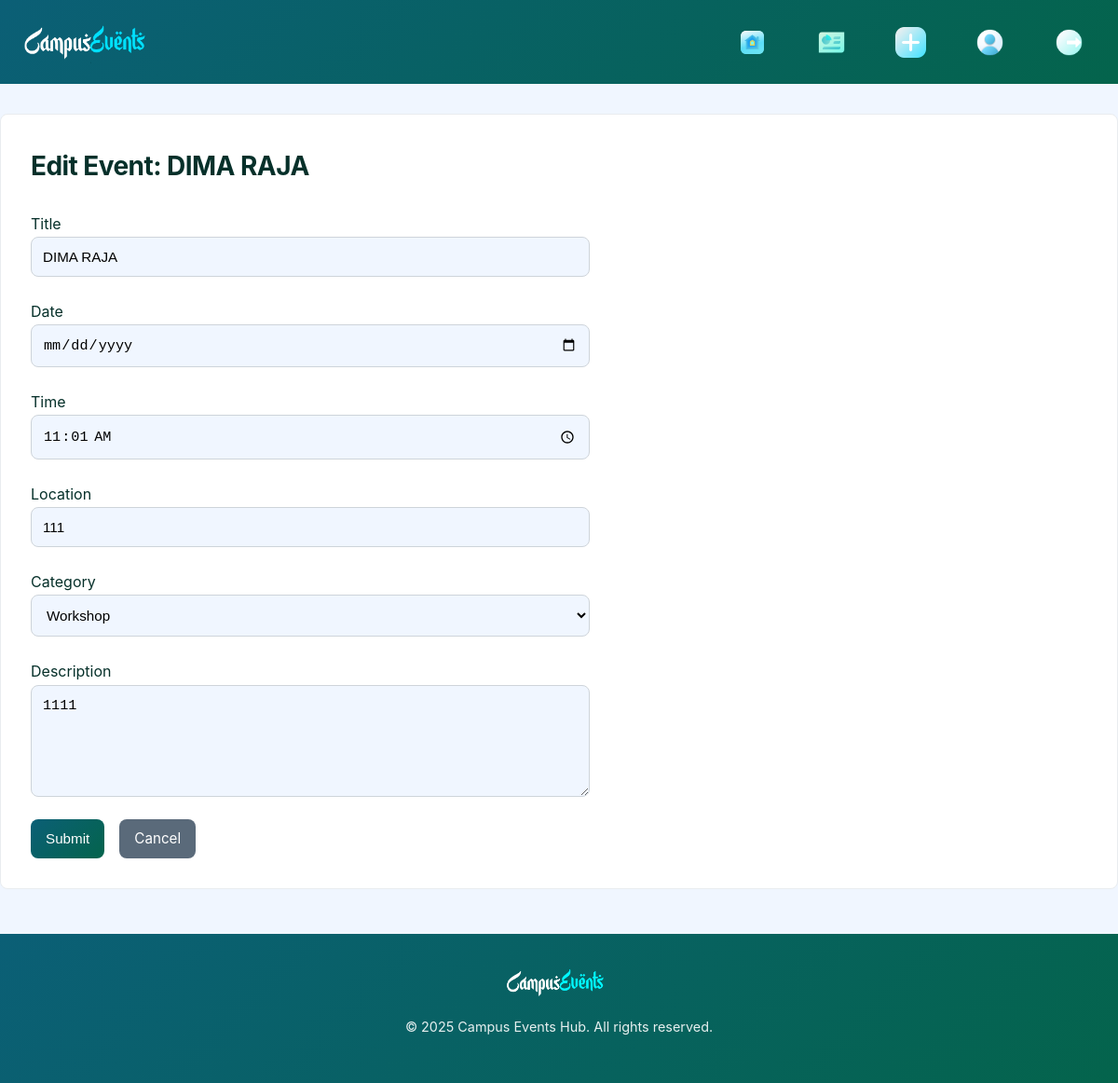
Before: /admin/events/1/edit (signed in) with the older database file.
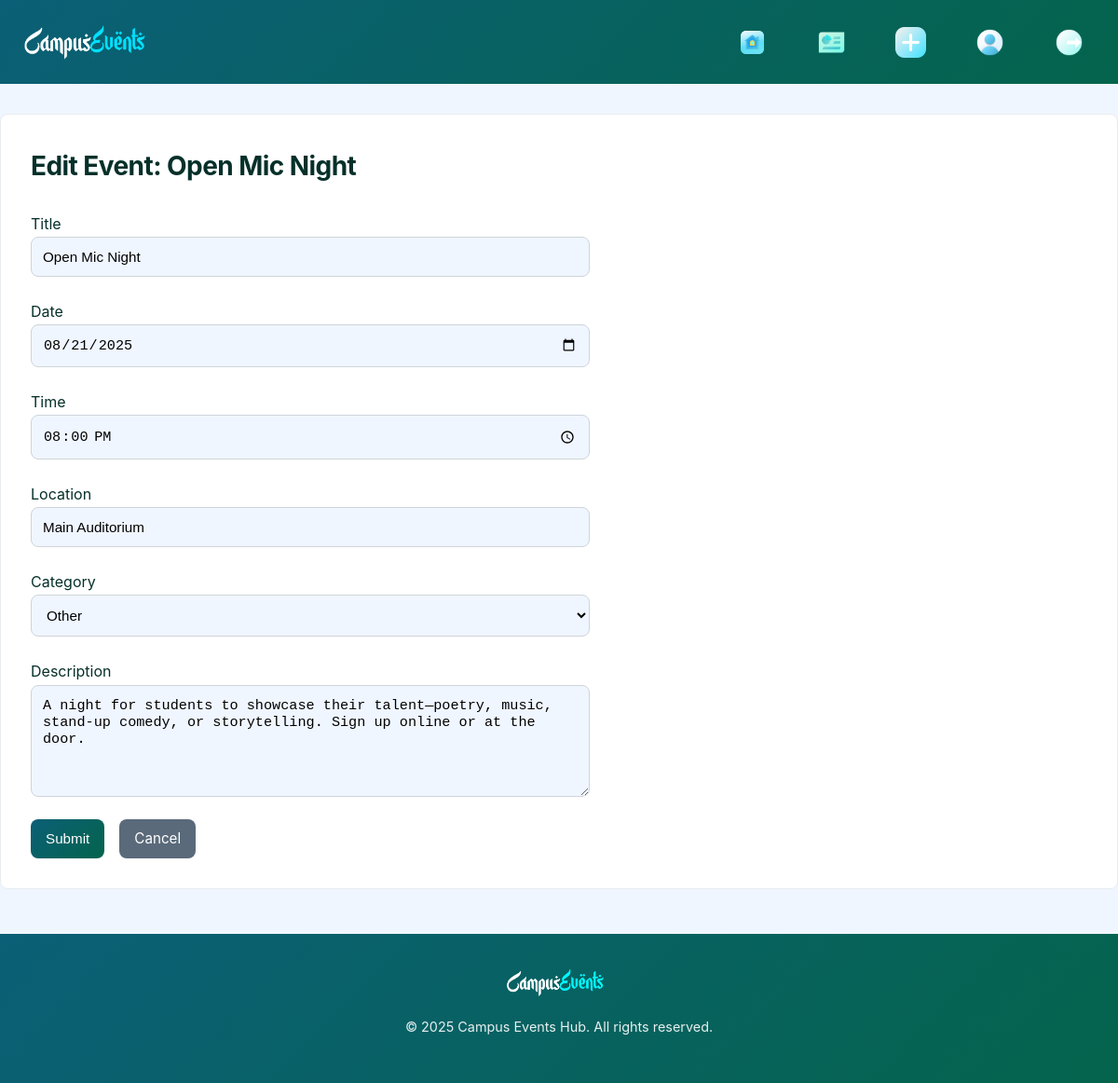
After: the same page with the newer database file.
### models.py (models this page shows)
class Event(db.Model):
    __tablename__ = 'event'
    id = db.Column(db.Integer, primary_key=True)
    title = db.Column(db.String(100), nullable=False)
    description = db.Column(db.Text, nullable=False)
    date = db.Column(db.Date, nullable=False)
    time = db.Column(db.Time, nullable=False)
    location = db.Column(db.String(100), nullable=False)
    category = db.Column(db.String(50), nullable=False)
    status = db.Column(db.Enum(EventStatus), default=EventStatus.PENDING)
    user_id = db.Column(db.Integer, db.ForeignKey('user.id'), nullable=False)
    likes = db.relationship('Like', backref='event', lazy=True, cascade='all, delete-orphan')
    rsvps = db.relationship('RSVP', backref='event', lazy=True, cascade='all, delete-orphan')
    notifications = db.relationship('Notification', backref='event', lazy=True, cascade='all, delete-orphan')

### app.py (the view, shortened to what this page needs)
@app.route('/admin/events/<int:event_id>/edit', methods=['GET', 'POST'])
@login_required
def admin_edit_event(event_id):
    if current_user.role != UserRole.ADMIN:
        logger.warning(f"Unauthorized admin edit attempt by {current_user.email} on event {event_id}")
        abort(403)
    event = Event.query.get_or_404(event_id)
    form = EventForm(obj=event)
    return render_template('admin_edit_event.html', form=form, event=event)

### forms.py
class EventForm(FlaskForm):
    title = StringField('Title', validators=[DataRequired(), Length(max=100)])
    description = TextAreaField('Description', validators=[DataRequired()])
    date = DateField('Date', validators=[DataRequired()])
    time = TimeField('Time', validators=[DataRequired()])
    location = StringField('Location', validators=[DataRequired(), Length(max=100)])
    category = SelectField('Category', choices=[
        ('workshop', 'Workshop'),
        ('seminar', 'Seminar'),
        ('party', 'Party'),
        ('sports', 'Sports'),
        ('other', 'Other')
    ], validators=[DataRequired()])
    submit = SubmitField('Submit')

### app.py (called while the page is built)
@login_manager.user_loader
def load_user(user_id):
    return User.query.get(int(user_id))

### templates/admin_edit_event.html (shortened to what this page needs)
        {% extends "admin_base.html" %}
{% block css %}
    <link rel="stylesheet" href="{{ url_for('static', filename='css/admin_edit_event.css') }}">
{% endblock %}
{% block content %}
    <div class="container">
        <h2>Edit Event: {{ event.title }}</h2>
        <form method="POST" class="event-form">
            <div class="form-group">
                {{ form.title.label }} {{ form.title(class="form-control", value=event.title) }}
            </div>
            <div class="form-group">
                {{ form.date.label }} {{ form.date(class="form-control", value=event.date.strftime('%Y-%m-%d')) }}
            </div>
            <div class="form-group">
                {{ form.time.label }} {{ form.time(class="form-control", value=event.time.strftime('%H:%M')) }}
            </div>
            <div class="form-group">
                {{ form.location.label }} {{ form.location(class="form-control", value=event.location) }}
            </div>
            <div class="form-group">
                {{ form.category.label }} {{ form.category(class="form-control", value=event.category) }}
            </div>
            <div class="form-group">
                {{ form.description.label }} {{ form.description(class="form-control", rows="4", value=event.description) }}
            </div>
            <div class="form-actions">
                {{ form.submit(class="btn btn-primary") }}
                <a href="{{ url_for('all_events') }}" class="btn btn-secondary">Cancel</a>
            </div>
        </form>
    </div>
{% endblock %}

Changed rows visible on the page:
changed Event: title "DIMA RAJA" → "Open Mic Night"; date (not shown) → "08/21/2025"; time "11:01" → "20:00"; location "111" → "Main Auditorium"; category "Workshop" → "Other"; description "1111" → "A night for students to showcase their talent—poetry, music, stand-up comedy, or storytelling. Sign up online or at the door."
